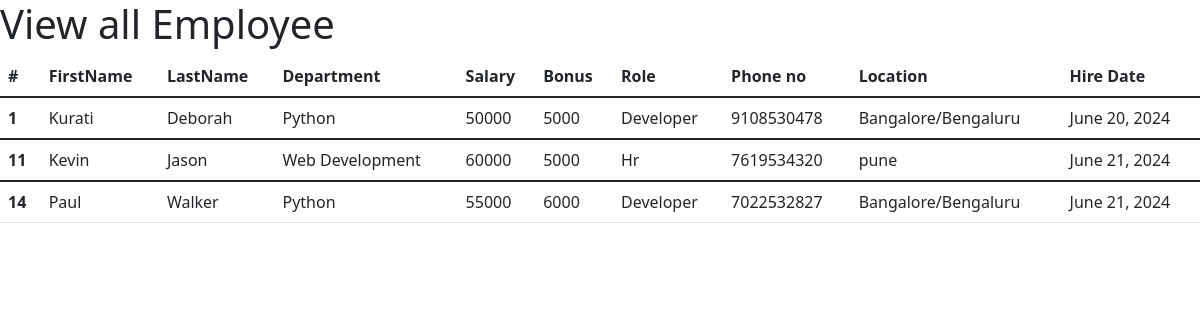
The app's page /all_emp with its own data.
### employee/models.py (models this page shows, shortened)
class Employee(models.Model):
    firstname = models.CharField(max_length=100, null=False)
    lastname = models.CharField(max_length=100)
    department = models.ForeignKey(Department, on_delete=models.CASCADE)
    salary = models.IntegerField(default=0)
    bonus = models.IntegerField(default=0)
    role = models.ForeignKey(Role, on_delete=models.CASCADE)
    phone = models.IntegerField(default=0)
    hire_Date = models.DateField()
    def __str__(self):
        return "%s %s %s" % (self.firstname, self.lastname, self.phone)

class Department(models.Model):
    name = models.CharField(max_length=100, null=False)
    location = models.CharField(max_length=100)

class Role(models.Model):
    name = models.CharField(max_length=100)

### employee/views.py (the view)
# urls.py: path('all_emp',views.all_emp, name='all_emp'),
def all_emp(request):
    emps = Employee.objects.all()
    context = {
        'emps': emps
    }
    print(context)
    return render(request, 'all_emp.html', context)

### employee/templates/all_emp.html (shortened to what this page needs)
<!doctype html>
<html lang="en">
  <head>
    <link href="https://cdn.jsdelivr.net/npm/bootstrap@5.1.3/dist/css/bootstrap.min.css" rel="stylesheet">
  </head>
  <body>
    <h1>View all Employee</h1>
    <table class="table">
      <thead>
        <tr>
          <th scope="col">#</th>
          <th scope="col">FirstName</th>
          <th scope="col">LastName</th>
          <th scope="col">Department</th>
          <th scope="col">Salary</th>
          <th scope="col">Bonus</th>
          <th scope="col">Role</th>
          <th scope="col">Phone no</th>
          <th scope="col">Location</th>
          <th scope="col">Hire Date</th>
        </tr>
      </thead>
        {% for emp in emps%}
      <tbody>
        <tr>
          <th scope="row">{{emp.id}}</th>
          <td>{{emp.firstname}}</td>
          <td>{{emp.lastname}}</td>
          <td>{{emp.department.name}}</td>
          <td>{{emp.salary}}</td>
          <td>{{emp.bonus}}</td>
          <td>{{emp.role.name}}</td>
          <td>{{emp.phone}}</td>
          <td>{{emp.department.location}}</td>
          <td>{{emp.hire_Date}}</td>
        </tr>
      </tbody>
        {% endfor %}
    </table>
  </body>
</html>

### records on screen
Employee: id "1", firstname "Kurati", lastname "Deborah", department.name "Python", salary "50000", bonus "5000", role.name "Developer", phone "9108530478", department.location "Bangalore/Bengaluru", hire_Date "June 20, 2024"
Employee: id "11", firstname "Kevin", lastname "Jason", department.name "Web Development", salary "60000", bonus "5000", role.name "Hr", phone "7619534320", department.location "pune", hire_Date "June 21, 2024"
Employee: id "14", firstname "Paul", lastname "Walker", department.name "Python", salary "55000", bonus "6000", role.name "Developer", phone "7022532827", department.location "Bangalore/Bengaluru", hire_Date "June 21, 2024"
